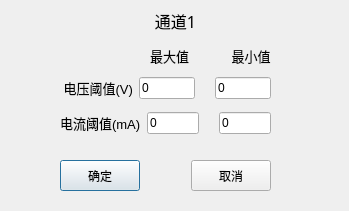
<?xml version="1.0" encoding="UTF-8"?>
<ui version="4.0">
 <class>ThresholdSettingWindow</class>
 <widget class="QDialog" name="ThresholdSettingWindow">
  <property name="geometry">
   <rect>
    <x>0</x>
    <y>0</y>
    <width>349</width>
    <height>211</height>
   </rect>
  </property>
  <property name="windowTitle">
   <string>Dialog</string>
  </property>
  <widget class="QWidget" name="layoutWidget">
   <property name="geometry">
    <rect>
     <x>150</x>
     <y>40</y>
     <width>121</width>
     <height>31</height>
    </rect>
   </property>
   <layout class="QHBoxLayout" name="horizontalLayout_5">
    <item>
     <widget class="QLabel" name="label_2">
      <property name="font">
       <font>
        <pointsize>10</pointsize>
       </font>
      </property>
      <property name="text">
       <string>最大值</string>
      </property>
      <property name="alignment">
       <set>Qt::AlignCenter</set>
      </property>
     </widget>
    </item>
    <item>
     <widget class="QLabel" name="label_4">
      <property name="font">
       <font>
        <pointsize>10</pointsize>
       </font>
      </property>
      <property name="text">
       <string/>
      </property>
     </widget>
    </item>
    <item>
     <widget class="QLabel" name="label_3">
      <property name="font">
       <font>
        <pointsize>10</pointsize>
       </font>
      </property>
      <property name="text">
       <string>  最小值</string>
      </property>
      <property name="alignment">
       <set>Qt::AlignCenter</set>
      </property>
     </widget>
    </item>
   </layout>
  </widget>
  <widget class="QWidget" name="horizontalLayoutWidget">
   <property name="geometry">
    <rect>
     <x>0</x>
     <y>0</y>
     <width>351</width>
     <height>41</height>
    </rect>
   </property>
   <layout class="QHBoxLayout" name="horizontalLayout">
    <item>
     <widget class="QLabel" name="label">
      <property name="font">
       <font>
        <family>微软雅黑</family>
        <pointsize>12</pointsize>
        <weight>50</weight>
        <bold>false</bold>
       </font>
      </property>
      <property name="text">
       <string>通道1</string>
      </property>
      <property name="alignment">
       <set>Qt::AlignCenter</set>
      </property>
     </widget>
    </item>
   </layout>
  </widget>
  <widget class="QWidget" name="layoutWidget_2">
   <property name="geometry">
    <rect>
     <x>60</x>
     <y>160</y>
     <width>211</width>
     <height>31</height>
    </rect>
   </property>
   <layout class="QHBoxLayout" name="horizontalLayout_4">
    <item>
     <widget class="QPushButton" name="pushButton">
      <property name="sizePolicy">
       <sizepolicy hsizetype="Minimum" vsizetype="Preferred">
        <horstretch>0</horstretch>
        <verstretch>0</verstretch>
       </sizepolicy>
      </property>
      <property name="text">
       <string>确定</string>
      </property>
     </widget>
    </item>
    <item>
     <widget class="QLabel" name="label_9">
      <property name="text">
       <string/>
      </property>
     </widget>
    </item>
    <item>
     <widget class="QPushButton" name="pushButton_2">
      <property name="sizePolicy">
       <sizepolicy hsizetype="Minimum" vsizetype="Preferred">
        <horstretch>0</horstretch>
        <verstretch>0</verstretch>
       </sizepolicy>
      </property>
      <property name="text">
       <string>取消</string>
      </property>
     </widget>
    </item>
   </layout>
  </widget>
  <widget class="QWidget" name="layoutWidget_3">
   <property name="geometry">
    <rect>
     <x>60</x>
     <y>70</y>
     <width>211</width>
     <height>71</height>
    </rect>
   </property>
   <layout class="QVBoxLayout" name="verticalLayout">
    <item>
     <layout class="QHBoxLayout" name="horizontalLayout_2">
      <item>
       <widget class="QLabel" name="label_5">
        <property name="font">
         <font>
          <pointsize>10</pointsize>
         </font>
        </property>
        <property name="text">
         <string> 电压阈值(V)</string>
        </property>
       </widget>
      </item>
      <item>
       <widget class="QLineEdit" name="lineEdit">
        <property name="text">
         <string>0</string>
        </property>
       </widget>
      </item>
      <item>
       <widget class="QLabel" name="label_7">
        <property name="font">
         <font>
          <pointsize>10</pointsize>
         </font>
        </property>
        <property name="text">
         <string/>
        </property>
       </widget>
      </item>
      <item>
       <widget class="QLineEdit" name="lineEdit_2">
        <property name="text">
         <string>0</string>
        </property>
       </widget>
      </item>
     </layout>
    </item>
    <item>
     <layout class="QHBoxLayout" name="horizontalLayout_3">
      <item>
       <widget class="QLabel" name="label_6">
        <property name="font">
         <font>
          <pointsize>10</pointsize>
         </font>
        </property>
        <property name="text">
         <string>电流阈值(mA)</string>
        </property>
       </widget>
      </item>
      <item>
       <widget class="QLineEdit" name="lineEdit_3">
        <property name="text">
         <string>0</string>
        </property>
       </widget>
      </item>
      <item>
       <widget class="QLabel" name="label_8">
        <property name="font">
         <font>
          <pointsize>10</pointsize>
         </font>
        </property>
        <property name="text">
         <string/>
        </property>
       </widget>
      </item>
      <item>
       <widget class="QLineEdit" name="lineEdit_4">
        <property name="text">
         <string>0</string>
        </property>
       </widget>
      </item>
     </layout>
    </item>
   </layout>
  </widget>
 </widget>
 <resources/>
 <connections/>
</ui>
